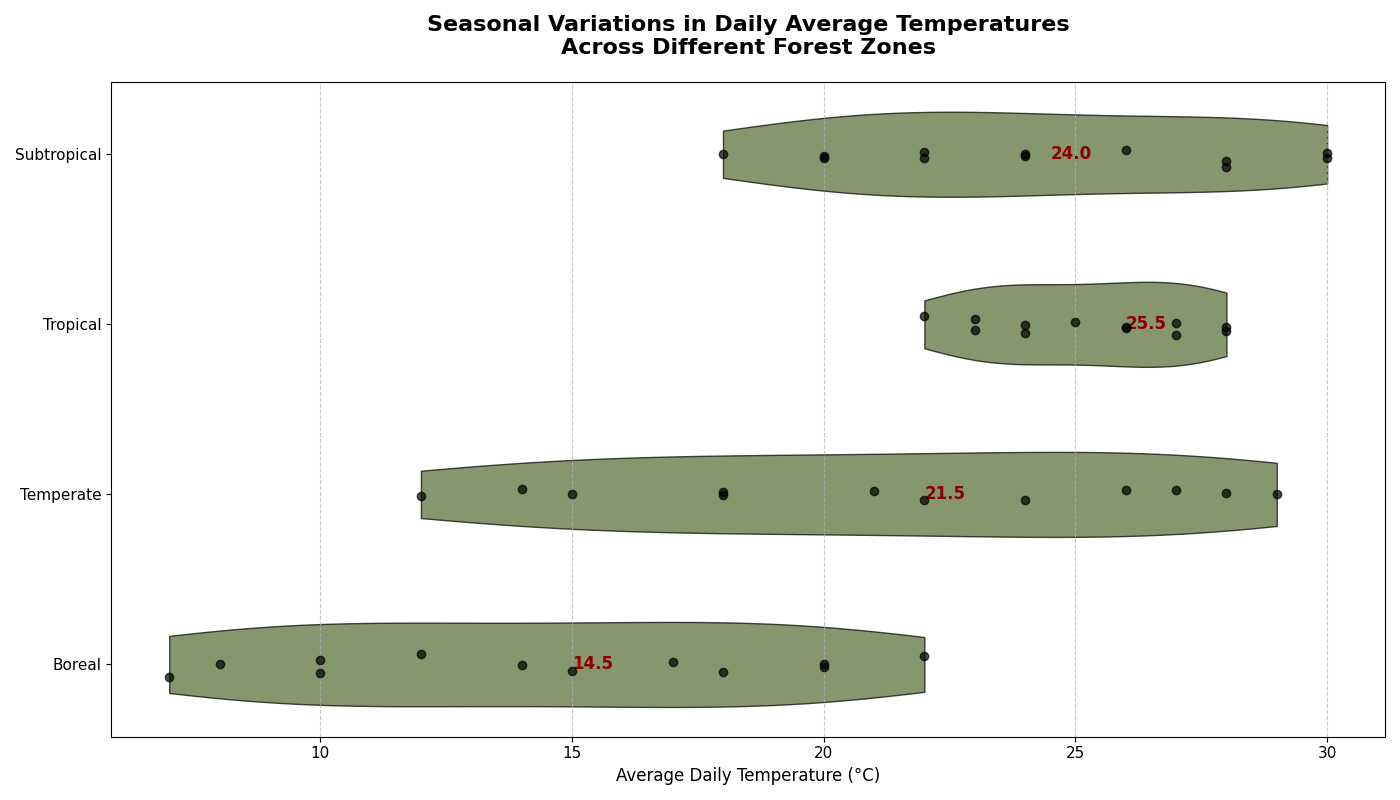

The script that drew this image:
import matplotlib.pyplot as plt
import numpy as np

boreal_temperatures = [7, 10, 12, 15, 17, 20, 22, 20, 18, 14, 10, 8]
temperate_temperatures = [12, 15, 18, 21, 24, 27, 29, 28, 26, 22, 18, 14]
tropical_temperatures = [22, 23, 24, 25, 26, 27, 28, 28, 27, 26, 24, 23]
subtropical_temperatures = [18, 20, 22, 24, 26, 28, 30, 30, 28, 24, 22, 20]
data = [boreal_temperatures, temperate_temperatures, tropical_temperatures, subtropical_temperatures]

forest_zones = ['Boreal', 'Temperate', 'Tropical', 'Subtropical']
fig, ax = plt.subplots(figsize=(14, 8))

vparts = ax.violinplot(data, showmeans=False, showmedians=False, showextrema=False, vert=False)

consistent_color = '#556B2F'

for pc in vparts['bodies']:
    pc.set_facecolor(consistent_color)
    pc.set_edgecolor('black')
    pc.set_alpha(0.7)

for i, temp_data in enumerate(data):
    y = np.random.normal(i + 1, 0.04, size=len(temp_data))
    ax.scatter(temp_data, y, alpha=0.7, color='black', zorder=5)

for i, forest_data in enumerate(data):
    median_val = np.median(forest_data)
    ax.text(median_val + 0.5, i + 1, f'{median_val:.1f}', verticalalignment='center', fontsize=12, color='darkred', weight='bold')

ax.set_title('Seasonal Variations in Daily Average Temperatures\nAcross Different Forest Zones', fontsize=16, weight='bold', pad=20)
ax.set_xlabel('Average Daily Temperature (°C)', fontsize=12)
ax.set_yticks(range(1, len(forest_zones) + 1))
ax.set_yticklabels(forest_zones)
ax.xaxis.grid(True, linestyle='--', alpha=0.7)
plt.xticks(fontsize=11)
plt.yticks(fontsize=11)

plt.tight_layout()

plt.show()
